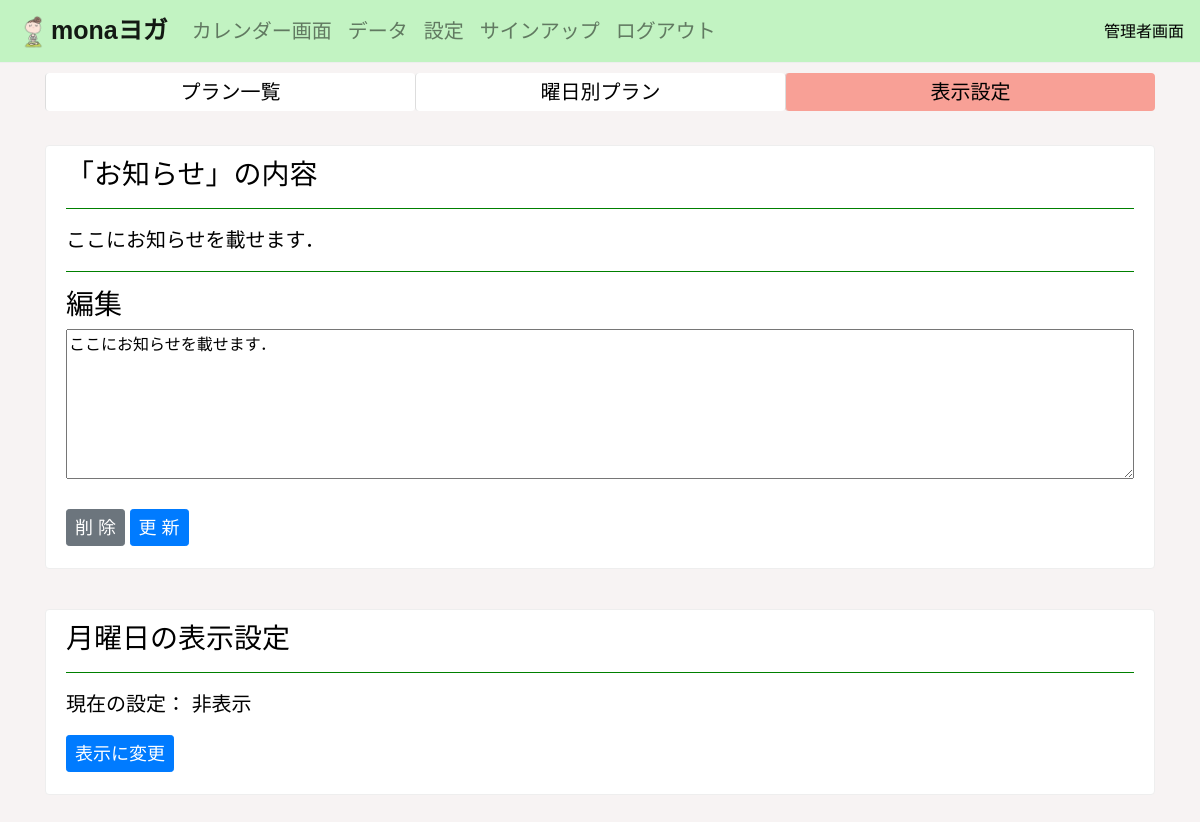
Page /note/ (signed in) on the earlier database version.
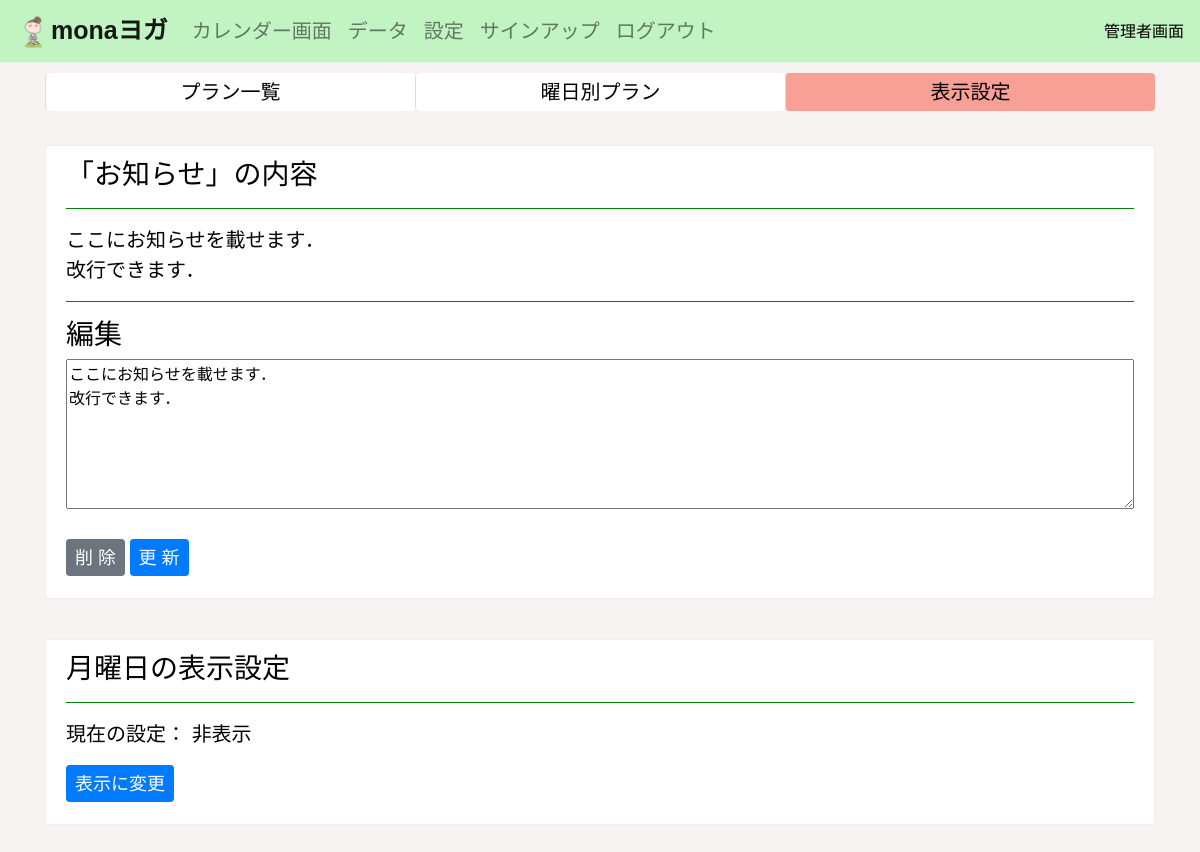
Same page on the later database version.
### yogaapp/models.py (models this page shows)
class NoteModel(models.Model):
    memo = models.TextField('お知らせ', null=True, blank=True)
    num = models.IntegerField('ナンバー', default=0)
    monday = models.IntegerField('月曜日', default=0) #0は非表示1は表示

### yogaapp/views.py (the view, shortened to what this page needs)
# urls.py: path('note/', notefunc, name='note'),
@login_required
def notefunc(request):
    item = NoteModel.objects.get(num=0)
    context = {
        'item': item
    }
    return render(request, 'note.html', context)

### templates/note.html (shortened to what this page needs)
{% extends 'base.html' %}
{% load static %}
{% block customcss %}
<link rel="stylesheet" type="text/css" href="{% static 'detail_admin.css' %}">
{% endblock customcss %}
{% block header %}
{% include 'header_admin.html' %}
{% endblock header %}
{% block content %}
<div class="container">
    <div class="order_top" id="order" style="margin-top: 10px; margin-bottom: 10px;">
        <ul class="nav nav-pills">
            <li class="nav-item">
                <a id="callendar" class="nav-link" href="{% url 'setting_plan' %}">プラン一覧</a>
            </li>
            <li class="nav-item">
                <a id="access" class="nav-link" href="{% url 'calendar_default' %}">曜日別プラン</a>
            </li>
            <li class="nav-item" style="background-color: rgb(248, 160, 150);">
                <a id="booked_list" class="nav-link" href="{% url 'note' %}">表示設定</a>
            </li>
        </ul>
    </div>
    <br>
    <form action="" method="POST" enctype="multipart/form-data">{% csrf_token %}
        <div class="alert alert-warning" role="alert">
            <h3>「お知らせ」の内容</h3>
            <hr style="border-color: green;">
            <p>{{ item.memo|linebreaksbr }}</p>
            <hr style="border-color: green;">
            <h3>編集</h3>
            <textarea name="memo" type="text" id="note" class="note" placeholder="150字以内" maxlength="150"
                style="width: 100%; height: 150px;">{{ item.memo }}</textarea>
            <br><br>
            <input class="btn btn-secondary btn-sm" type="submit" value="削 除" style="margin-bottom: 10px;"
                onclick=" get_clear()">
            <input class="btn btn-primary btn-sm" type="submit" value="更 新" style="margin-bottom: 10px;">
        </div>
        <br>
        <div class="alert alert-warning" role="alert">
            <h3>月曜日の表示設定</h3>
            <hr style="border-color: green;">
            <p>
                現在の設定：
                {% if item.monday == 0 %}
                非表示
                {% else %}
                表示
                {% endif %}
            </p>
            {% if item.monday == 0 %}
            <input class="btn btn-primary btn-sm" type="submit" id="off" value="表示に変更" style="margin-bottom: 10px;" onclick="hidden_off()">
            {% else %}
            <input class="btn btn-primary btn-sm" type="submit"  id="on" value="非表示に変更" style="margin-bottom: 10px;" onclick="hidden_on()">
            {% endif %}
        </div>
    </form>
</div>
{% endblock content %}

Differences in the rows shown:
changed NoteModel: memo "ここにお知らせを載せます．" → "ここにお知らせを載せます． 改行できます．"
